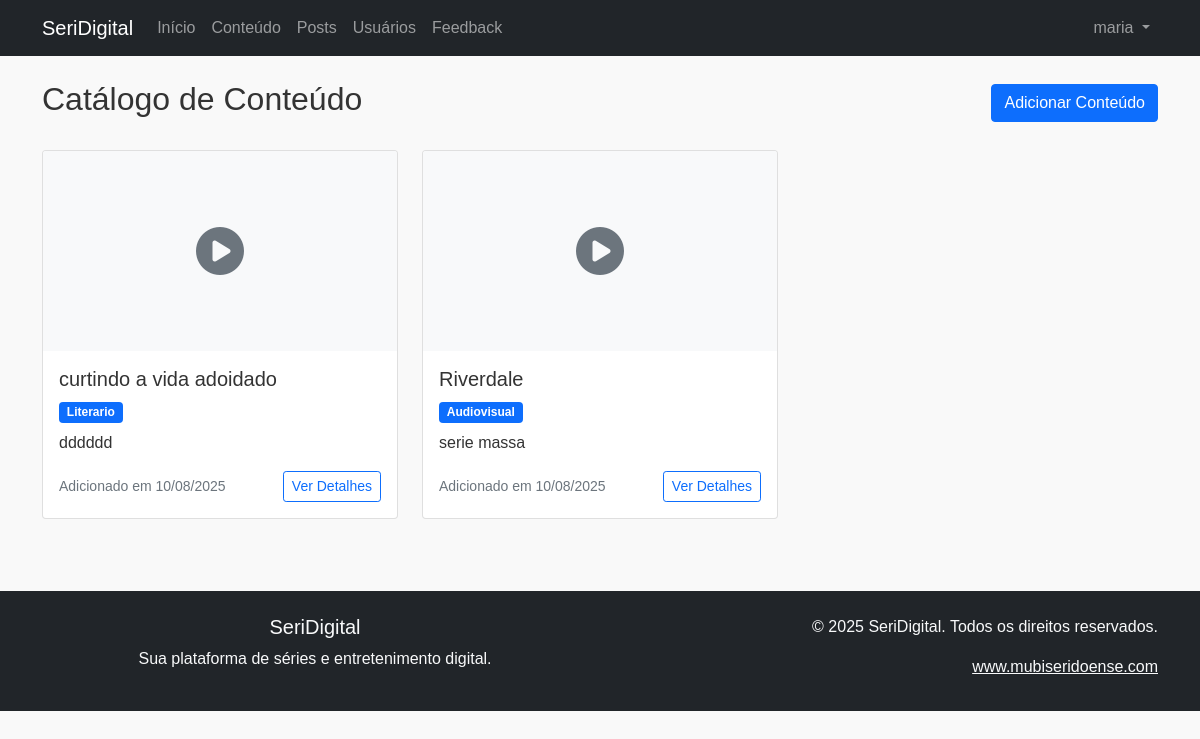
Screenshot of /content/ (signed in) with the database file from the repository.
### app/models.py (models this page shows, shortened)
class Usuario(UserMixin, db.Model):
    __tablename__ = 'tb_users'
    __table_args__ = (
        db.UniqueConstraint('usr_email', name='uq_usuario_email'),
        {'sqlite_autoincrement': True}
    )
    id = db.Column('usr_id', db.Integer, primary_key=True)
    nome = db.Column('usr_name', db.String(255), nullable=False)
    email = db.Column('usr_email', db.String(255), nullable=False, unique=True, index=True)
    _senha_hash = db.Column('usr_password', db.String(255), nullable=False)
    profile_picture = db.Column('usr_profile_picture', db.String(255))
    biografia = db.Column('usr_bio', db.Text)
    is_admin = db.Column(db.Boolean, default=False, nullable=False)
    criado_em = db.Column('usr_created_at', db.DateTime, default=datetime.utcnow, nullable=False)
    seguidores = db.relationship('Follower', foreign_keys='Follower.follower_id', backref='seguidor', lazy='dynamic')
    seguidos = db.relationship('Follower', foreign_keys='Follower.followed_id', backref='seguido', lazy='dynamic')
    mensagens_enviadas = db.relationship('PrivateMessage', foreign_keys='PrivateMessage.sender_id', backref='sender', lazy='dynamic')
    mensagens_recebidas = db.relationship('PrivateMessage', foreign_keys='PrivateMessage.receiver_id', backref='receiver', lazy='dynamic')
    comentarios = db.relationship('Comment', backref='user', lazy='dynamic')
    likes = db.relationship('Like', backref='user', lazy='dynamic')
    historico_assistido = db.relationship('WatchHistory', backref='user', lazy='dynamic')
    avaliacoes = db.relationship('Rating', backref='user', lazy='dynamic')
    @property
    def senha(self):
        raise AttributeError("Senha não pode ser lida diretamente.")

class Content(db.Model):
    __tablename__ = 'tb_contents'
    id = db.Column('cnt_id', db.Integer, primary_key=True)
    title = db.Column('cnt_title', db.String(255), nullable=False)
    description = db.Column('cnt_description', db.Text)
    type = db.Column('cnt_type', db.String(50), nullable=False)  # ENUM substituído por String devido à falta de valores
    release_date = db.Column('cnt_release_date', db.Date)
    thumbnail = db.Column('cnt_thumbnail', db.String(255))
    url = db.Column('cnt_url', db.String(255))
    created_at = db.Column('cnt_created_at', db.DateTime, default=datetime.utcnow, nullable=False)
    comentarios = db.relationship('Comment', backref='content', lazy='dynamic')
    likes = db.relationship('Like', backref='content', lazy='dynamic')
    historico_assistido = db.relationship('WatchHistory', backref='content', lazy='dynamic')
    avaliacoes = db.relationship('Rating', backref='content', lazy='dynamic')
    categorias = db.relationship('ContentCategory', backref='content', lazy='dynamic')

### app/blueprints/content.py (the view)
@content_bp.route('/')
def list_content():
    contents = Content.query.all()
    return render_template('content/list.html', contents=contents)

### app/blueprints/auth.py (called while the page is built)
@login_manager.user_loader
def load_user(user_id):
    return Usuario.query.get(int(user_id))

### app/templates/content/list.html (shortened to what this page needs)
{% extends "base.html" %}
{% block content %}
<div class="container mt-4">
    <div class="row">
        <div class="col-md-12">
            <div class="d-flex justify-content-between align-items-center mb-4">
                <h2>Catálogo de Conteúdo</h2>
                {% if current_user.is_authenticated %}
                    <a href="{{ url_for('content.create_content') }}" class="btn btn-primary">Adicionar Conteúdo</a>
                {% endif %}
            </div>
            {% if contents %}
                <div class="row">
                    {% for content in contents %}
                        <div class="col-md-6 col-lg-4 mb-4">
                            <div class="card h-100">
                                {% if content.thumbnail %}
                                    <img src="{{ content.thumbnail }}" class="card-img-top" alt="{{ content.title }}" style="height: 200px; object-fit: cover;">
                                {% else %}
                                    <div class="card-img-top bg-light d-flex align-items-center justify-content-center" style="height: 200px;">
                                        <i class="fas fa-play-circle fa-3x text-muted"></i>
                                    </div>
                                {% endif %}
                                <div class="card-body d-flex flex-column">
                                    <h5 class="card-title">{{ content.title }}</h5>
                                    <div class="mb-2">
                                        <span class="badge bg-primary">{{ content.type.title() }}</span>
                                    </div>
                                    {% if content.description %}
                                        <p class="card-text">{{ content.description[:150] }}{% if content.description|length > 150 %}...{% endif %}</p>
                                    {% endif %}
                                    <div class="mt-auto">
                                        <div class="d-flex justify-content-between align-items-center">
                                            <small class="text-muted">Adicionado em {{ content.created_at.strftime('%d/%m/%Y') }}</small>
                                            <a href="{{ url_for('content.view_content', content_id=content.id) }}" class="btn btn-outline-primary btn-sm">Ver Detalhes</a>
                                        </div>
                                    </div>
                                </div>
                            </div>
                        </div>
                    {% endfor %}
                </div>
            {% endif %}
        </div>
    </div>
</div>
{% endblock %}
{% block extra_css %}
<link rel="stylesheet" href="https://cdnjs.cloudflare.com/ajax/libs/font-awesome/6.0.0/css/all.min.css">
{% endblock %}

### app/templates/base.html (shortened to what this page needs)
<!DOCTYPE html>
<html lang="pt-br">
<head>
    <link href="https://cdn.jsdelivr.net/npm/bootstrap@5.1.3/dist/css/bootstrap.min.css" rel="stylesheet">
    <link rel="stylesheet" href="{{ url_for('static', filename='style.css') }}">
    {% block extra_css %}{% endblock %}
</head>
<body>
    <nav class="navbar navbar-expand-lg navbar-dark bg-dark">
        <div class="container">
            <a class="navbar-brand" href="{{ url_for('main.index') }}">SeriDigital</a>
            <div class="collapse navbar-collapse" id="navbarNav">
                <ul class="navbar-nav me-auto">
                    <li class="nav-item">
                        <a class="nav-link" href="{{ url_for('main.index') }}">Início</a>
                    </li>
                    <li class="nav-item">
                        <a class="nav-link" href="{{ url_for('content.list_content') }}">Conteúdo</a>
                    </li>
                    <li class="nav-item">
                        <a class="nav-link" href="{{ url_for('posts.list_posts') }}">Posts</a>
                    </li>
                    <li class="nav-item">
                        <a class="nav-link" href="{{ url_for('users.list_users') }}">Usuários</a>
                    </li>
                    <li class="nav-item">
                        <a class="nav-link" href="{{ url_for('feedback.enviar_feedback') }}">Feedback</a>
                    </li>
                </ul>
                <ul class="navbar-nav">
                    {% if current_user.is_authenticated %}
                        <li class="nav-item dropdown">
                            <a class="nav-link dropdown-toggle" href="#" id="navbarDropdown" role="button" data-bs-toggle="dropdown">
                                {{ current_user.nome }}
                            </a>
                        </li>
                    {% endif %}
                </ul>
            </div>
        </div>
    </nav>
    <main>
        {% block content %}{% endblock %}
    </main>
    <footer class="bg-dark text-light mt-5 py-4">
        <div class="container">
            <div class="row">
                <div class="col-md-6">
                    <h5>SeriDigital</h5>
                    <p>Sua plataforma de séries e entretenimento digital.</p>
                </div>
                <div class="col-md-6 text-end">
                    <p>&copy; 2025 SeriDigital. Todos os direitos reservados.</p>
                    <a href="https://www.mubiseridoense.com" target="_blank" class="text-light">www.mubiseridoense.com</a>
                </div>
            </div>
        </div>
    </footer>
</body>
</html>

### app/static/style.css (style rules this page uses)
body { font-family: Arial, sans-serif; margin: 0; background-color: #f9f9f9; color: #333; }
footer { background-color: #20232a; color: #ccc; text-align: center; padding: 20px 0; }

### rows the page displays
Usuario: nome "maria"
Content: title "curtindo a vida adoidado", type "Literario", cnt_description "dddddd", created_at "10/08/2025"
Content: title "Riverdale", type "Audiovisual", cnt_description "serie massa", created_at "10/08/2025"
